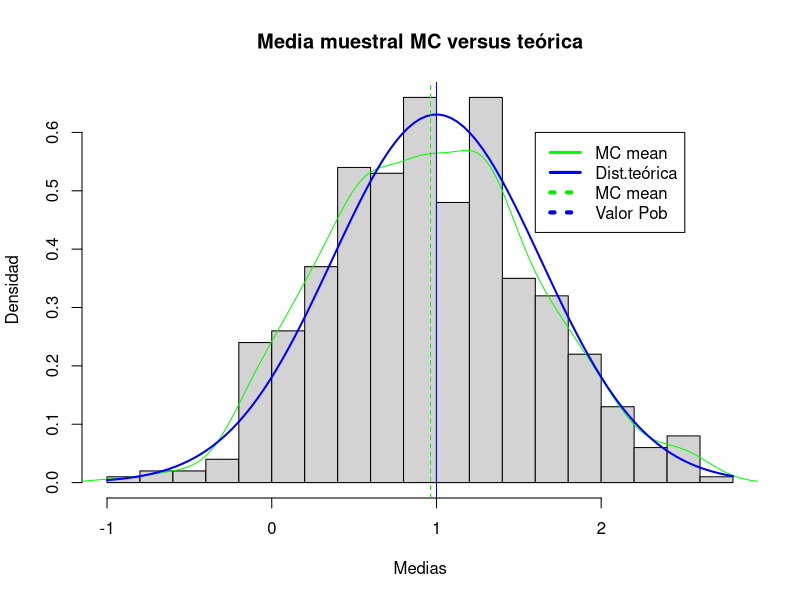

The R source for this figure:
## ---- chunk 1

# error de recubrimiento= 
# longitud media=

set.seed(54321) # Fijar semilla para reproducibilidad
nsim <- 500
n <- 10

#Valores teóricos:

mu <- 1
sd <- 2

#Muestras 
# nsim *n consigue replicar el numero de valores simulados de la normal de tamaño muestral n
muestras <- as.data.frame(matrix(rnorm(nsim*n, mean=mu, sd=sd), ncol=n))
rownames(muestras) <- paste("muestra", 1:nsim, sep="")
colnames(muestras) <- paste("observaciones", 1:n, sep="")
#muestras

#Estimaciones:
#añadimos al final de las observaciones la media de la muestra y su desviación estandar
muestras$mean <- rowMeans(muestras[,1:n])
muestras$sd <- apply(muestras[,1:n], 1, sd)
#muestras

## ---- chunk 2

# Distribución de la media muestral
hist(muestras$mean,freq = FALSE, breaks = "FD", 
     main = "Media muestral MC versus teórica",xlab = "Medias", ylab = "Densidad")
# Densidad observada (estimación)
lines(density(muestras$mean), col="green") 

# Densidad teórica (bajo normalidad)
curve(dnorm(x, mu, sd/sqrt(n)), lwd = 2, col = "blue", add = TRUE) 

# Aproximación del valor esperado de la media muestral mediante simulación
abline(v = mean(muestras$mean), lty = 2, col="green")  

# Valor esperado de la media muestral (teórico blue color)
abline(v = mu, col = "blue")
legend(1.6,0.6, c("MC mean", "Dist.teórica","MC mean", 
"Valor Pob"), lty = c(1,1,3,3), lwd = c(3,3,4,4), 
col = c("green","blue","green2", "blue2"))


## ---- chunk 3
# Simulation study 'mean':
alpha <- 0.05
n <- 10
mu <- 5
sigma <- 1
B <- 10000 # numero de simulacions
zalpha <- qnorm(1-(alpha/2)) # calcul del quantil

# INSTRUCCIONS
# generar la mostra
# calcular l'extrem inferior
# calcular l'extrem superior
# mirar si el punt està dins d'aquest interval

lengths <- numeric(B)
coverages <- numeric(B)

for (i in 1:B){
	sample <- rnorm(n, mu, sigma)
	sample_average <- mean(sample)
	latter <- zalpha*sigma/sqrt(n)
	inferior_limit <- sample_average - latter 
	superior_limit <- sample_average + latter

	lengths[i] <- superior_limit - inferior_limit
	coverages[i] <- ((mu < superior_limit) & (mu > inferior_limit))
}

length <- mean(lengths)
coverage <- mean(coverages)
print(paste("Coverage", coverage))
print(paste("lengths: ", length))

## ---- chunk 4
alpha <- 0.05
n <- 10
mu <- 5           
lambda <- 1/mu
B <- 10000

lengths <- numeric(B)
coverages <- numeric(B)

for (i in 1:B){
	sample <- rexp(n, lambda)
	sample_average <- mean(sample)
	latter <- zalpha*sigma/sqrt(n)
	inferior_limit <- sample_average - latter 
	superior_limit <- sample_average + latter

	lengths[i] <- superior_limit - inferior_limit
	coverages[i] <- ((mu < superior_limit) & (mu > inferior_limit))
}

length <- mean(lengths)
coverage <- mean(coverages)
print(paste("Coverage", coverage))
print(paste("lengths: ", length))

## ---- chunk 5
alpha<-0.05
n<-10
mu<-5           
sigma<-sqrt(2*mu)     
B=10000

# write your code

#print(list("cobertura"=cobertura,"longitudMC"=longitudMC,"errorcobertura"=errorcobertura,"longitudEXACTA"=longitudEXACTA))
       #error aquí de orden (n^-1/2, TCL) 


